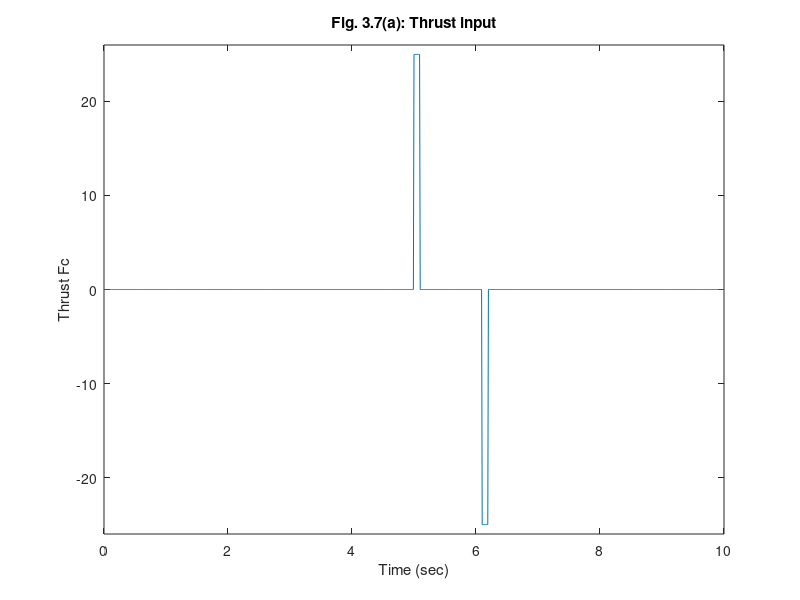

MATLAB code for this plot: (Note: this script raises an error after producing the figure.)
%  Figure 3.7      Feedback Control of Dynamic Systems, 6e
%                        Franklin, Powell, Emami
% script to generate Fig. 3.7
% fig3_07.m                                          
% Satellite Double-Pulse Response Example 3.19
clf;
dI=1/5000;
numG=dI;
denG=[1 0 0];
sys=tf(numG,denG);
t=0:0.01:10;
% pulse input
u2=[zeros(1,500), 25*ones(1,10), zeros(1,100), -25*ones(1,10), zeros(1,381)];
[y2]=lsim(sys,u2,t);
figure();
plot(t,u2);
axis([0, 10, -26, 26]);
xlabel('Time (sec)');
ylabel('Thrust Fc');
title('Fig. 3.7(a): Thrust input')
% grid
nicegrid
pause;
% conversion to degrees
ff=180/pi;
y2=ff*y2;
figure();
plot(t,y2);
xlabel('Time (sec)');
ylabel('\theta (deg)');
title('Fig. 3.7(b): Satellite attitude')
% grid
nicegrid
